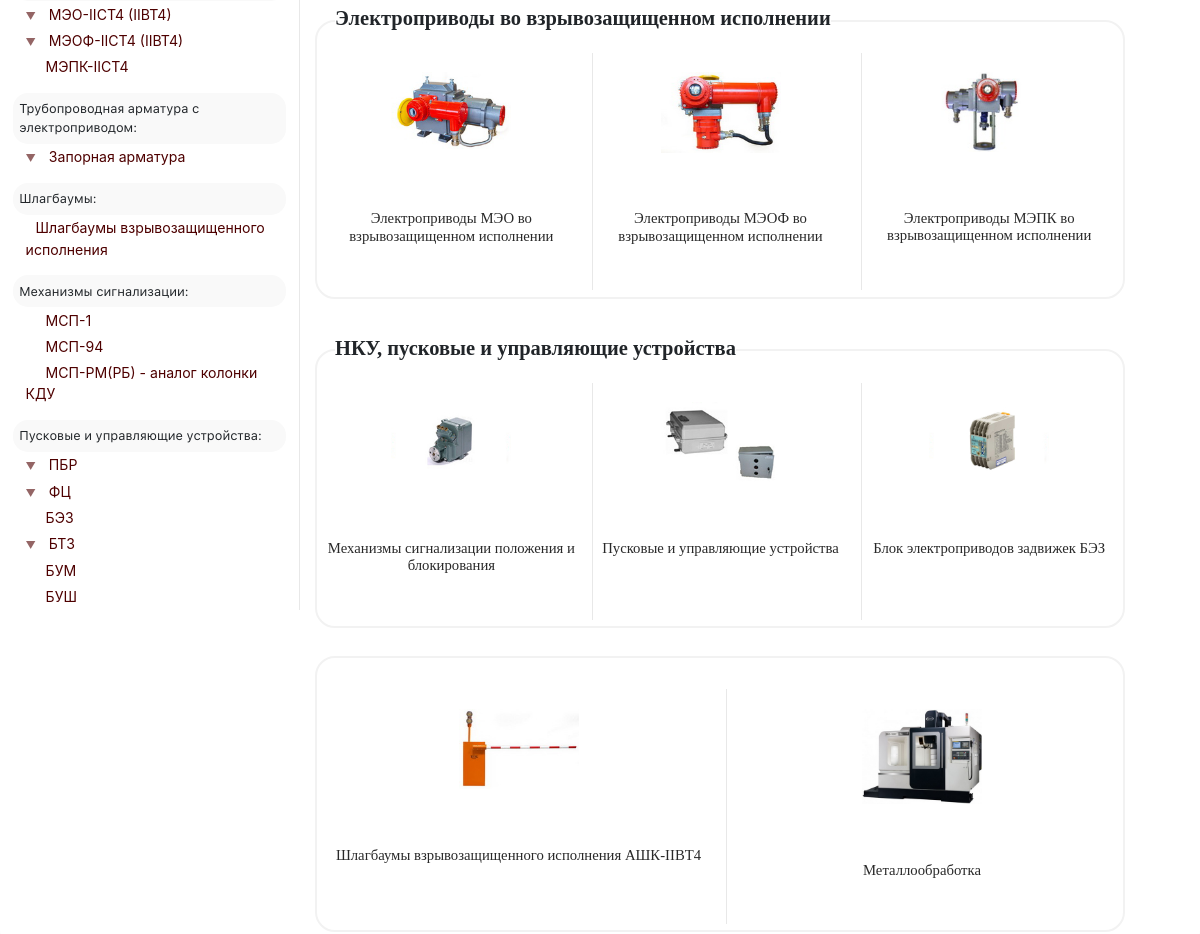
Before: / (middle part) with the older database file.
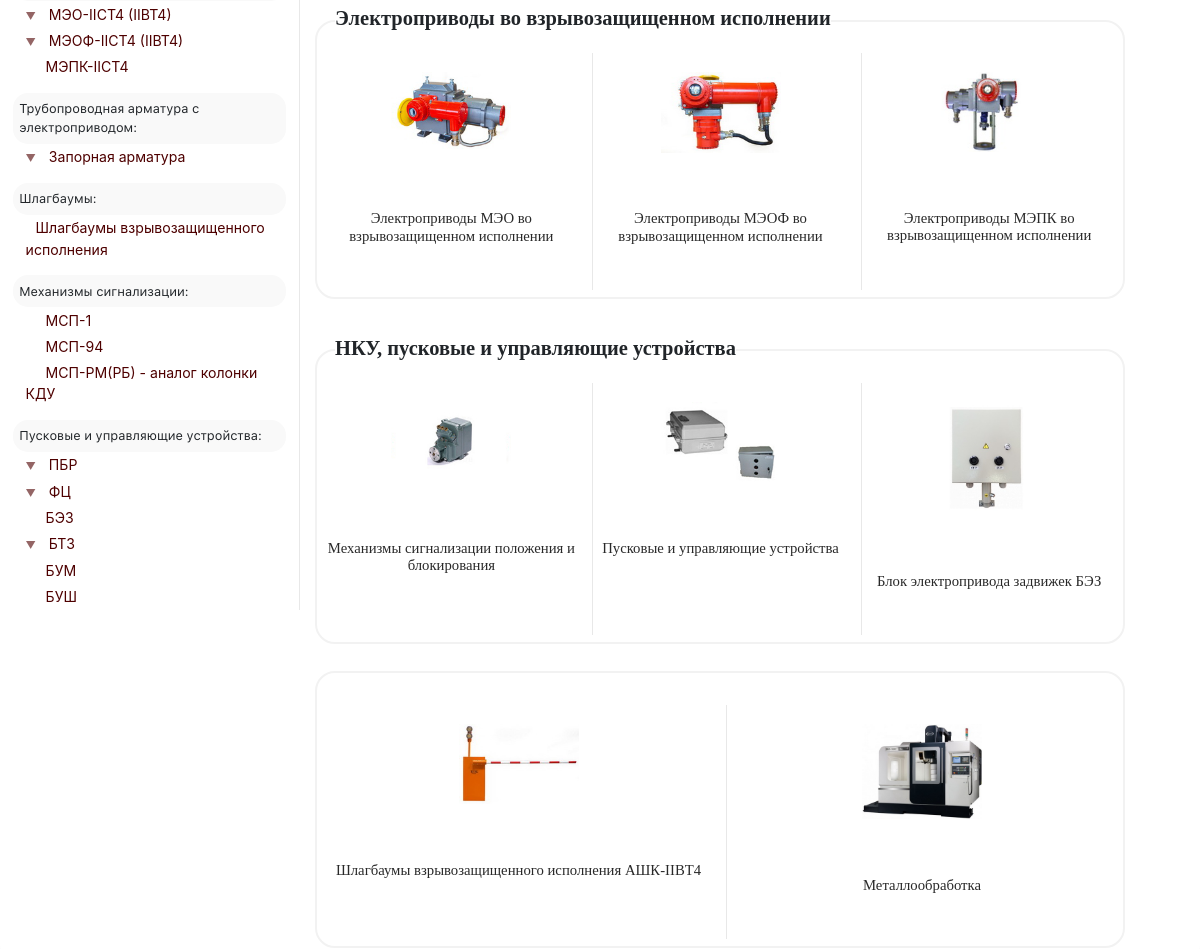
After: the same page with the newer database file.
### mainapp/models.py (models this page shows, shortened)
class Group(models.Model):
    title       = models.CharField(max_length=250)
    position    = models.IntegerField('Позиция на странице', unique=True)
    meta_description = models.TextField(null=True, blank=True)
    name        = models.CharField('Название на странице группы', null=True, blank=True,max_length=250)
    img         = models.ImageField(upload_to='main_page', null=True, blank=True)
    slug        = models.CharField('url', unique=True, null=True, blank=True, max_length=200, help_text='for instance, "mechanisms/meo"' )
    description = HTMLField(null=True, blank=True)
    content     = HTMLField(null=True, blank=True)
    pic_of_hat  = models.ImageField(upload_to='pic_of_hat', null=True, blank=True, help_text='size: 1920x500px')
    dark_banner = models.BooleanField(default=True)
    class Meta:
        ordering = ['position']

### mainapp/views.py (the view)
# urls.py: path('', main_def, name='main_def'),
def main_def(request):
    categories = Group.objects.only('title', 'slug', 'img')
    context={'categories' : categories,
             'in_cart_counter': cart_counter(request),}
    return render(request, 'mainapp/index.html', context)

### mainapp/views.py (called while the page is built)
def cart_counter(request):
    counter = 0
    if 'piek_cart' in request.session:
        for i in range(0, len(request.session['piek_cart'])):
            counter += int(request.session['piek_cart'][i].get('quantity'))
    return counter

### mainapp/templates/mainapp/index.html (shortened to what this page needs)
<!DOCTYPE html>
{% load static %}
<html xmlns="http://www.w3.org/1999/xhtml">
<head>
	{% include 'mainapp/parts/head-property.html' %}
</head>
<body>
				{% include 'mainapp/parts/header.html' %}
			<main>
				<div class="row p-0 m-0">
					<div class="col-lg-3 d-none d-lg-flex justify-content-center p-0">
							{% include 'mainapp//minor/sidebar.html' %}
					</div>
					<div class="col-12 col-lg-9 col-xxl-6 col-xxl-pre-index col-xxl-6-index p-0">
						<div class="container py-5">
							<div class="d-flex flex-wrap">
								<h1 class="boring">Электроприводы во взрывозащищенном исполнении</h1>
							<div class="section d-flex flex-wrap">
								{% for cat in categories %}
								{% if cat.id == 4 or cat.id == 5 or cat.id == 13   %}
								<div class="m-1 m-md-2 d-flex flex-fill separately">
									<a class="d-flex flex-column flex-fill" href="catalog/{{ cat.slug }}">
										<div class="m-2 py-2 my-lg-3"><img class="pic"src="{{ cat.img.url }}" alt="Исполнительный механизм" title="{{ cat.title }}"></div>
										<div class="py-2 py-lg-5"><h1 class="item-name"style="text-decoration:none;">{{ cat.title }}</h1></div>
									</a>
								</div>
								{% endif %}
								{% endfor %}
							</div>
								<h1 class="boring">НКУ, пусковые и управляющие устройства</h1>
							<div class="section d-flex flex-wrap">
								{% for cat in categories %}
								{% if cat.id == 9  or cat.id == 10  or cat.id == 14   %}
								<div class="m-1 m-md-2 d-flex flex-fill separately">
									<a class="d-flex flex-column flex-fill" href="catalog/{{ cat.slug }}">
										<div class="m-2 py-2 my-lg-3"><img class="pic"src="{{ cat.img.url }}" alt="Исполнительный механизм" title="{{ cat.title }}"></div>
										<div class="py-2 py-lg-5"><h1 class="item-name"style="text-decoration:none;">{{ cat.title }}</h1></div>
									</a>
								</div>
								{% endif %}
								{% endfor %}
							</div>
								<div class="section d-flex flex-wrap m-auto">
								{% for cat in categories %}
								{% if cat.id == 12 or cat.id == 11 %}
								<div class="m-1 m-md-2 d-flex flex-fill separately">
									<a class="d-flex flex-column flex-fill" href="catalog/{{ cat.slug }}">
										<div class="m-2 py-2 my-lg-3"><img class="pic"src="{{ cat.img.url }}" alt="Исполнительный механизм" title="{{ cat.title }}"></div>
										<div class="py-2 py-lg-5"><h1 class="item-name"style="text-decoration:none;">{{ cat.title }}</h1></div>
									</a>
								</div>
								{% endif %}
								{% endfor %}
								</div>
							</div>
						</div>
					</div>
				</div>
			</main>
			{% include 'mainapp/parts/footer.html' %}
		</body>
		</html>

### mainapp/templates/mainapp/parts/head-property.html (shortened to what this page needs)
{% load static %}
<link href="{% static 'css/fonts.css' %}" rel="stylesheet">
<link href="{% static 'css/bootstrap.min.css' %}" rel="stylesheet">
<link href="{% static 'css/normal.css' %}" rel="stylesheet">
<link href="{% static 'css/sidebar.css' %}" rel="stylesheet">
<link href="{% static 'css/header.css' %}" rel="stylesheet">
<link href="{% static 'css/footer.css' %}" rel="stylesheet">

### mainapp/templates/mainapp/parts/header.html (shortened to what this page needs)
<body>

### mainapp/templates/mainapp/minor/sidebar.html (shortened to what this page needs)
{% load static %}
<div id="content-left" class="content-left">
<div class="sidebar-content">
<div class="sidebar-text">
    <div class="card">
      <div class="card-header">
        <a class="collapsed card-link" data-toggle="collapse" href="#collapseSix">
        	▼ <a href="/catalog/elektroprivody-vzryvozashishennye/meo/">МЭО-IICT4 (IIBT4)</a>
      </a>
      </div>
    </div>
    <div class="card">
      <div class="card-header">
        <a class="collapsed card-link" data-toggle="collapse" href="#collapseSeven">
        	▼ <a href="/catalog/elektroprivody-vzryvozashishennye/meof/">МЭОФ-IIСT4 (IIBT4)</a>
      </a>
      </div>
    </div>
    <div class="card">
      <div class="card-header last-child">
        <a class="collapsed card-link" data-toggle="collapse">
        	<a href="/catalog/elektroprivody-vzryvozashishennye/mepk/info/6300/" class="sidebar-link">МЭПК-IIСT4</a>
      	</a>
      </div>
    </div>
      <p class="lil_title">Трубопроводная арматура с электроприводом:</p>
    <div class="card">
      <div class="card-header last-child">
        <a class="collapsed card-link" data-toggle="collapse" href="#collapseEight">
        	▼ <a href="/catalog/armature/">Запорная арматура</a>
      </a>
      </div>
    </div>
    <p class="lil_title">Шлагбаумы:</p>
    <div class="card">
      <div class="card-header last-child">
        <a class="collapsed card-link" data-toggle="collapse">
        	<a href="/catalog/shlagbaumy_vzryvozashishennye/">Шлагбаумы взрывозащищенного исполнения</a>
      </a>
      </div>
    </div>
    <p class="lil_title">Механизмы сигнализации:</p>
    <div class="card">
      <div class="card-header">
        <a class="collapsed card-link" data-toggle="collapse">
        	<a href="#" class="sidebar-link">МСП-1</a>
      </a>
      </div>
    </div>
    <div class="card">
      <div class="card-header">
        <a class="collapsed card-link" data-toggle="collapse">
        	<a href="#" class="sidebar-link">МСП-94</a>
      </a>
      </div>
    </div>
    <div class="card">
      <div class="card-header last-child">
        <a class="collapsed card-link" data-toggle="collapse">
        	<a href="#" class="sidebar-link">МСП-РМ(РБ) - аналог колонки КДУ</a>
      </a>
      </div>
    </div>
    <p class="lil_title">Пусковые и управляющие устройства:</p>
    <div class="card">
      <div class="card-header">
        <a class="collapsed card-link" data-toggle="collapse" href="#collapseTen">
        	▼ <a href="/catalog/instruments/">ПБР</a>
      </a>
      </div>
    </div>
    <div class="card">
      <div class="card-header">
        <a class="collapsed card-link" data-toggle="collapse" href="#collapseEleven">
        	▼ <a href="/catalog/instruments/info/fc/">ФЦ</a>
      </a>
      </div>
    </div>
    <div class="card">
      <div class="card-header">
        <a class="collapsed card-link" data-toggle="collapse">
        	<a href="/catalog/bez/" class="sidebar-link">БЭЗ</a>
      </a>
      </div>
    </div>
    <div class="card">
      <div class="card-header">
        <a class="collapsed card-link" data-toggle="collapse" href="#collapseTwelve">
        	▼ <a href="/catalog/instruments/info/btz/">БТЗ</a>
      </a>
      </div>
    </div>
    <div class="card">
      <div class="card-header">
        <a class="collapsed card-link" data-toggle="collapse">
        	<a href="#" class="sidebar-link">БУМ</a>
      </a>
      </div>
    </div>
    <div class="card">
      <div class="card-header last-child">
        <a class="collapsed card-link" data-toggle="collapse">
        	<a href="#" class="sidebar-link">БУШ</a>
      </a>
      </div>
    </div>
</div>
</div>
</div>

### mainapp/templates/mainapp/parts/footer.html (shortened to what this page needs)
{% load static %}
<footer class="footer">
</footer>

### static/css/normal.css (style rules this page uses)
:root { --border: 1px solid #e8e8e8; brand_brown: #4e0000; }
* { outline:none; }
@media (min-width: 1200px) and (max-width: 1400px) { .col-xxl-6 { display: flex; flex: 0 0 70%; max-width: 70%; } }
.container { max-width: 1050px !important; padding-top:0px; }
html { margin-top: -25px; width: 100%; max-width: 100%; font-size: 0.8em; -webkit-font-smoothing: antialiased; box-sizing: border-box; }
body { width: 100% !important; overflow-x: hidden; margin: 0; padding: 0; overflow: visible; }
main { position: relative; margin: 0 auto; z-index: 2; background-color: #fff!important; border-bottom-left-radius: 40px; border-bottom-right-radius: 40px; background-color: #fff; -webkit-box-shadow: 0px 5px 5px 0px rgba(219,219,219,0.35); -moz-box-shadow: 0px 5px 5px 0px rgba(219,219,219,0.35); box-shadow: 0px 5px 5px 0px rgba(219,219,219,0.35); }
.container p,h1,h2,h3 { font-family: "Raleway"; }
.pic { display: block; width: 100%; max-width: 120px; height: auto; margin: 0 auto; }
.separately { width: 30%; }
.separately:nth-of-type(3n+2) { border-left: var(--border); }
.separately:nth-of-type(3n+3) { border-left: var(--border); }
.separately h1 { font-family: "Raleway"; font-weight: 500; text-align: center; color: #292929; font-size: 1.15em; box-sizing: border-box; }

### static/css/sidebar.css (style rules this page uses)
.content-left { width: 300px; margin-bottom: 5vw; }
.content-left.animate { opacity: 1; }
.sidebar-content { border-right: var(--border); padding: 0 1em; }
.lil_title { font-size: 1em; margin-top: 1em; padding: 0.5em; margin-bottom: 0; font-family: 'SF UI Text'; font-weight: normal; background-color:#f9f9f9; border-radius: 15px; }
.card { border: none; background-color: #fff; }
.card-header { border: none !important; background-color: white; margin-top: 0px; padding: 0.2em 1em; }
.card-header a { font-size: 1.1em; }
.card-link { font-size: 0.8em !important; margin-right: 10px; opacity: 0.6; }
.sidebar-link { padding-left: 10px; }

### static/css/footer.css (style rules this page uses)
:root { --footer_bg_color: #f9f9f9; --tiny_footer_bg_color: #f9f9f9; --footer_text_color: #282828; --footer_headers: #000; }
.footer { padding-top: 100px; background-color: var(--footer_bg_color); position: fixed; width: 100%; bottom: 0; left: 0; right: 0; }

### mainapp/templates/mainapp/index.html (style rules this page uses)
:root { --navbar_bg_color: inherit; --nav_link_color: #000; --company_name_color: #000; --about_company_color: #000; }
.content-left { opacity: 0; transition: 1s; transition-delay: .6s; }
.boring { font: 600 1.6em "Raleway"; width: 100%; z-index: 10; margin-left: 20px; background-color: #fff; width: auto; }
.section { padding-top: 25px; margin-top: -17px!important; border: 2px solid #f2f2f2; margin: 3em 0; border-radius: 20px; width: 100%; }

Changed rows visible on the page:
changed Group: img: a different picture; title "Блок электроприводов задвижек БЭЗ" → "Блок электропривода задвижек БЭЗ"
